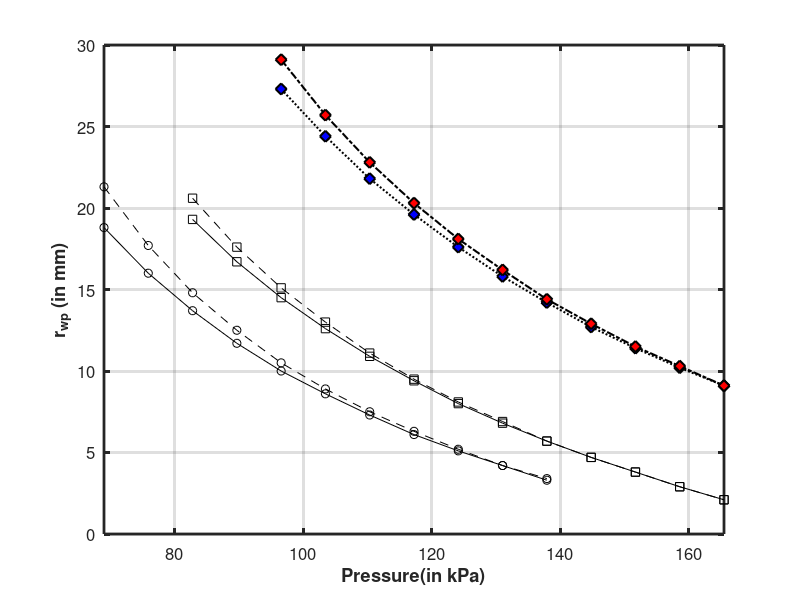

Recreate this plot in MATLAB. (Note: this script raises an error after producing the figure.)
%% PLotting pressure vs diamters (60,88)
close all
pressure_wog_60 = 12:24;
Rcyl_wog_60 = [
    
    0.5000   12.0000    0.0241    0.3489    0.2929         0   32.9026    1.1262
    0.5000   13.0000    0.0215    0.3133   -0.2638         0  147.3253    1.1396
    0.5000   14.0000    0.0193    0.2828    0.2387         0   32.4366    1.1537
    0.5000   15.0000    0.0174    0.2562   -0.2168         0  147.8129    1.1685
    0.5000   16.0000    0.0157    0.2328    0.1976         0   31.9250    1.1841
    0.5000   17.0000    0.0142    0.2121   -0.1806         0  148.3510    1.2005
    0.5000   18.0000    0.0128    0.1936    0.1653         0   31.3573    1.2178
    0.5000   19.0000    0.0116    0.1769    0.1516         0   31.0476    1.2363
    0.5000   20.0000    0.0105    0.1617   -0.1391         0  149.2826    1.2559
    0.5000   21.0000    0.0095    0.1479   -0.1276         0  149.6369    1.2771
    0.5000   22.0000    0.0086    0.1350   -0.1170         0  150.0200    1.2999
    0.5000   23.0000    0.0077    0.1231   -0.1071         0  150.4386    1.3248
    0.5000   24.0000    0.0069    0.1119   -0.0978         0  150.9022    1.3523];


Rcyl_wg_60 = [
    0.5000   12.0000    0.0254    0.4422   -0.3945         0  146.1041    1.1262
    0.5000   13.0000    0.0224    0.3935   -0.3520         0  146.5976    1.1396
    0.5000   14.0000    0.0199    0.3426   -0.3050         0  147.0319    1.1537
    0.5000   15.0000    0.0178    0.2957   -0.2607         0  147.4154    1.1685
    0.5000   16.0000    0.0159    0.2597   -0.2276         0  147.7786    1.1841
    0.5000   17.0000    0.0143    0.2342   -0.2054         0  148.1511    1.2005
    0.5000   18.0000    0.0129    0.2111    0.1851         0   31.4753    1.2178
    0.5000   19.0000    0.0117    0.1882    0.1644         0   31.1184    1.2363
    0.5000   20.0000    0.0105    0.1700    0.1484         0   30.7540    1.2559
    0.5000   21.0000    0.0095    0.1546    0.1354         0   30.3559    1.2771
    0.5000   22.0000    0.0086    0.1391    0.1217         0   29.9542    1.2999
    0.5000   23.0000    0.0077    0.1264    0.1109         0   29.5229    1.3248
    0.5000   24.0000    0.0069    0.1138    0.1000         0   29.0435    1.3523];



pressure_wog_50 = 10:20;% 87 and 46
Rcyl_wog_50 = [
    0.5000   10.0000    0.0236    0.4454   -0.4051         0  155.4374    1.0756
    0.5000   11.0000    0.0208    0.3959    0.3606         0   24.3726    1.0845
    0.5000   12.0000    0.0185    0.3545    0.3234         0   24.1752    1.0936
    0.5000   13.0000    0.0165    0.3194   -0.2918         0  156.0301    1.1031
    0.5000   14.0000    0.0148    0.2892   -0.2647         0  156.2442    1.1129
    0.5000   15.0000    0.0134    0.2629    0.2410         0   23.5320    1.1231
    0.5000   16.0000    0.0121    0.2398    0.2202         0   23.2974    1.1337
    0.5000   17.0000    0.0109    0.2193    0.2018         0   23.0507    1.1447
    0.5000   18.0000    0.0099    0.2009    0.1852         0   22.7904    1.1563
    0.5000   19.0000    0.0090    0.1843    0.1702         0   22.5143    1.1684
    0.5000   20.0000    0.0081    0.1692   -0.1566         0  157.7802    1.1812];


Rcyl_wg_50 = [       0.5000   10.0000    0.0261    0.6469   -0.6137    1.0000  154.0886    1.0756
    0.5000   11.0000    0.0225    0.5292   -0.4988    1.0000  154.5883    1.0845
    0.5000   12.0000    0.0196    0.4560   -0.4291         0  155.0338    1.0936
    0.5000   13.0000    0.0173    0.4071   -0.3838         0  155.4399    1.1031
    0.5000   14.0000    0.0153    0.3578   -0.3368         0  155.8075    1.1129
    0.5000   15.0000    0.0137    0.3102   -0.2909         0  156.1398    1.1231
    0.5000   16.0000    0.0123    0.2714   -0.2536         0  156.4528    1.1337
    0.5000   17.0000    0.0111    0.2438   -0.2277         0  156.7685    1.1447
    0.5000   18.0000    0.0100    0.2216    0.2072         0   22.9070    1.1563
    0.5000   19.0000    0.0090    0.1991    0.1860         0   22.5852    1.1684
    0.5000   20.0000    0.0082    0.1789    0.1670         0   22.2650    1.1812];


%

pressure_wog_70 = 14:24;

Rcyl_wg_70 = [  0.5000   14.0000    0.0339    0.4719   -0.3896         0  135.7866    1.1480
                0.5000   15.0000    0.0305    0.4260   -0.3523         0  136.3183    1.1615
                0.5000   16.0000    0.0276    0.3876   -0.3216         0  136.8028    1.1754
                0.5000   17.0000    0.0251    0.3463   -0.2850         0  137.2354    1.1899
                0.5000   18.0000    0.0229    0.3074   -0.2494         0  137.6219    1.2049
                0.5000   19.0000    0.0210    0.2749   -0.2202         0  137.9818    1.2206
                0.5000   20.0000    0.0192    0.2504   -0.1995         0  138.3399    1.2369
                0.5000   21.0000    0.0177    0.2312   -0.1847         0  138.7036    1.2538
                0.5000   22.0000    0.0163    0.2127    0.1697         0   40.9383    1.2715
                0.5000   23.0000    0.0151    0.1943    0.1541         0   40.5977    1.2899
                0.5000   24.0000    0.0139    0.1784    0.1409         0   40.2645    1.3092];
            
Rcyl_wog_70 = [ 0.5000   14.0000    0.0321    0.3715   -0.2729         0  137.2683    1.1480
    0.5000   15.0000    0.0292    0.3392    0.2500         0   42.5174    1.1615
    0.5000   16.0000    0.0266    0.3109    0.2300         0   42.2958    1.1754
    0.5000   17.0000    0.0244    0.2859    0.2123         0   42.0664    1.1899
    0.5000   18.0000    0.0224    0.2637   -0.1965         0  138.1712    1.2049
    0.5000   19.0000    0.0206    0.2439   -0.1824         0  138.4174    1.2206
    0.5000   20.0000    0.0190    0.2260   -0.1697         0  138.6728    1.2369
    0.5000   21.0000    0.0175    0.2098    0.1582         0   41.0620    1.2538
    0.5000   22.0000    0.0162    0.1950   -0.1477         0  139.2136    1.2715
    0.5000   23.0000    0.0150    0.1815   -0.1380         0  139.5005    1.2899
    0.5000   24.0000    0.0139    0.1692   -0.1292         0  139.7994    1.3092];


            
            

plot(pressure_wog_50*6.89476, (Rcyl_wog_50(:,3)-.0048)*1e3,'-ko',...
    pressure_wog_60*6.89476, (Rcyl_wog_60(:,3)-.0048)*1e3,'-ks',...
    pressure_wog_70*6.89476, (Rcyl_wog_70(:,3)-.0048)*1e3,':kd',...
    'linewidth',1.5,'Markersize',8,'MarkerFaceColor','blue')
% %plot(pressure_wog_60*6.89476, Rcyl_wog_60(:,3)-.0048,'ko',...
%     pressure_wg_60*6.89476, Rcyl_wg_60(:,3)-.0048,'ks',...
%     'linewidth',1.5,'Markersize',8,'MarkerFaceColor','blue')
hold on

plot(pressure_wog_50*6.89476, (Rcyl_wg_50(:,3)-.0048)*1e3,'--ko',...
    pressure_wog_60*6.89476, (Rcyl_wg_60(:,3)-.0048)*1e3,'--ks',...
    pressure_wog_70*6.89476, (Rcyl_wg_70(:,3)-.0048)*1e3,'-.kd',...
    'linewidth',1.5,'Markersize',8,'MarkerFaceColor','red')

ylabel('r_{wp} (in mm)','fontweight','bold','fontsize',12,'Interpreter','tex')

xlabel('Pressure(in kPa)','fontweight','bold','fontsize',12)

set(gca,'linewidth',2,'FontSize',12)
xlim([10 24]*6.89476)
grid on
ax = gca;
ax.YAxis.Exponent = 0;

% set(gcf, 'Position', [100, 100, 600, 600])
legend(' 50 deg Helical (P1)', '60 deg Helical(P2) ','70 deg Helical(D) ',' 50 deg Exact(P1)', '60 deg Exact (P2) ',' 70 deg Exact(D)')
axis square
resol = 900; % pixels per inch
set(gcf, 'Position', [100, 100, 600, 600])
% legend(' 50 deg Helical', '60 deg Helical ',' 50 deg Exact', '60 deg Exact ')

%
figure

plot(pressure_wog_50*6.89476,(abs( Rcyl_wog_50(:,5)))*1e3,'-ko',...
    pressure_wog_60*6.89476, (abs(Rcyl_wog_60(:,5)))*1e3,'-ks',...
    pressure_wog_70*6.89476, (abs(Rcyl_wog_70(:,5)))*1e3,':kd',...
    'linewidth',1.5,'Markersize',8,'MarkerFaceColor','blue')
% %plot(pressure_wog_60*6.89476, Rcyl_wog_60(:,3)-.0048,'ko',...
%     pressure_wg_60*6.89476, Rcyl_wg_60(:,3)-.0048,'ks',...
%     'linewidth',1.5,'Markersize',8,'MarkerFaceColor','blue')
hold on

plot(pressure_wog_50*6.89476,(abs(Rcyl_wg_50(:,5)))*1e3,'--ko',...
    pressure_wog_60*6.89476, (abs(Rcyl_wg_60(:,5)))*1e3,'--ks',...
    pressure_wog_70*6.89476, (abs(Rcyl_wg_70(:,5)))*1e3,'-.kd',...
    'linewidth',1.5,'Markersize',8,'MarkerFaceColor','red')

ylabel('l_{wp} (in mm)','fontweight','bold','fontsize',12,'Interpreter','tex')

xlabel('Pressure(in kPa)','fontweight','bold','fontsize',12)

set(gca,'linewidth',2,'FontSize',12)
xlim([10 24]*6.89476)
grid on
ax = gca;
ax.YAxis.Exponent = 0;

set(gcf, 'Position', [100, 100, 600, 600])
legend(' 50 deg Helical (P1)', '60 deg Helical (P2) ','70 deg Helical(D) ',' 50 deg Exact (P1)', '60 deg Exact (P2) ','70 deg Exact(D) ')
%% PLotting pressure vs diamters (70,88)

close all
pressure_wog = 10:20;


pressure_wg_70 = (10:20)*6.89476;
Rcyl_wg_70 = [     0.5000   10.0000    0.0346    0.4616         0
    0.5000   11.0000    0.0300    0.3986         0
    0.5000   12.0000    0.0262    0.3489         0
    0.5000   13.0000    0.0232    0.3010         0
    0.5000   14.0000    0.0206    0.2613         0
    0.5000   15.0000    0.0184    0.2326         0
    0.5000   16.0000    0.0164    0.2087         0
    0.5000   17.0000    0.0148    0.1858         0
    0.5000   18.0000    0.0133    0.1673         0
    0.5000   19.0000    0.0119    0.1515         0
    0.5000   20.0000    0.0108    0.1365         0];
Rcyl_wg_70(:,2)=Rcyl_wg_70(:,2)*6.89476;



figure 

plot(pressure_wg_70, Rcyl_wg_70(:,3)*1e3,'--ko',...
    'linewidth',2,'Markersize',8,'MarkerFaceColor','blue')


ylabel('r_{obj} (in mm)','fontweight','bold','fontsize',12,'Interpreter','tex')


xlabel('Pressure(in kPa)','fontweight','bold','fontsize',12)

set(gca,'linewidth',2,'FontSize',12)
xlim([10 21]*6.89476)
grid on
hold on
set(gcf, 'Position', [100, 100, 600, 600])
% ploting the test objects

%  
% plot(136.6416,.0110,'kh','Markersize',14,'MarkerFaceColor','green')
% hold on
% plot(75.8424,.0300,'kh','Markersize',14,'MarkerFaceColor','cyan')
%  
Pobj = [75.284 136.6416];
Robj = [.03 .011]*1e3;
xneg = [-.6*6.89476 -2.5*6.89476];
xpos = [2.1*6.89476 1*6.89476];
plot(Pobj(1),Robj(1),'kd','MarkerFaceColor','red','MarkerSize',10);
plot(Pobj(2),Robj(2),'kd','MarkerFaceColor','green','MarkerSize',10);
e1 = errorbar(Pobj(1),Robj(1),xneg(1),xpos(1),'horizontal','k');
e1.Marker = '.';
e1.MarkerSize = 8;
e1.MarkerFaceColor = 'red';
e1.CapSize = 12;
e1.LineStyle = '-';
e1.LineWidth = 2;
e1.Color = 'red';
e2 = errorbar(Pobj(2),Robj(2),xneg(2),xpos(2),'horizontal','k');
e2.Marker = '.';
e2.MarkerSize = 8;
e2.MarkerFaceColor = 'green';
e2.CapSize = 12;
e2.LineStyle = '-';
e2.LineWidth = 2;
e2.Color = 'green';
legend('Analytical rad','Pipe Anal','Tubelight Anal','Pipe(Exp)','Tubelight(Exp)');
ax = gca;
ax.YAxis.Exponent = 0;
%%

% Plots for exp pressure vs analytical for gripping
close all
radius = [1 1.2 1.4 1.5 2 2.5]*1e-2*1e3;

% analysis pressure (50 degree)
P_50_A = [17.5 15.8 14.4 13.8 12 NaN]*6.89476;
P_60_A = [19.9 18.23 16.81 16.18 13.72 12.1]*6.89476;
% plot(radius,P_50_A,'r*',radius,P_60_A,'b*')
P_50_E_neg = [.1 .3 .1 .2 0 NaN]*6.89476;
P_50_E_pos = [3.5 2.7 2.4 2.4 3 NaN]*6.89476;

P_60_E_neg = [1.1 1.53 1.3 .98 .62 1.1]*6.89476;
P_60_E_pos = [.6 .7 .9 .62 .68 .4]*6.89476;

e1= errorbar(P_50_A(1:5),radius(1:5),P_50_E_neg(1:5),P_50_E_pos(1:5),'horizontal','ks','MarkerFaceColor','red');
e1.Marker = '.';
e1.MarkerSize = 10;
e1.MarkerFaceColor = 'blue';
e1.CapSize = 1\20;
e1.LineWidth = 2;
e1.Color = 'blue';
hold on
e2 = errorbar(P_60_A,radius,P_60_E_neg,P_60_E_pos,'horizontal','ko','MarkerFaceColor','blue');
e2.Marker = '.';
e2.MarkerSize = 10;
e2.MarkerFaceColor = 'red';
e2.CapSize = 15;
e2.LineWidth = 2;
e2.Color = 'red';
plot(P_50_A(1:5),radius(1:5),'ks','MarkerFaceColor','blue','MarkerSize',10)
plot(P_60_A,radius,'ko','MarkerFaceColor','red','MarkerSize',10)
ylim([.008 .028]*1e3)
xlim([10 22]*6.89476)
grid on

ylabel('r_{obj} (in mm)','fontweight','bold','fontsize',12,'Interpreter','tex')

xlabel('Pressure(in kPa)','fontweight','bold','fontsize',12)

set(gca,'linewidth',2,'FontSize',12)
set(gcf, 'Position', [100, 100, 600, 600])
legend('50 deg (Exp) (P1)','60 deg (Exp)(P2)','50 deg (Anal)(P1)','60 deg (Anal)(P2)')
ax = gca;
ax.YAxis.Exponent = 0;

% %% Plots for exp pressure vs analytical for gripping
% clear all
% radius = [10 12 14 15 20 25] ;
% P_exp_50 = [22 18.9 16.9 15.7 13.2];
% P_anal_50 = [18 16.1667 14.75 14.125 11.7037 ];
% 
% 
% P_exp_60 = [22.5 20.8 18.3 17.5 15.5 13];
% P_anal_60 = [20.6 18.75 17.1243 16.5625 13.7917 11.875];
% 
% plot(radius(1:5),P_exp_50,'b*',radius(1:5),P_anal_50,'bo','Markersize',14,'Markerfacecolor','b')
% hold on
% plot(radius,P_exp_60,'k+',radius,P_anal_60,'ks','Markersize',14,'Markerfacecolor','k')
% 
% legend('50 deg: exp','50 deg: Anal', '60 deg: exp','60 deg: Anal')
% set(gca,'linewidth',1.5,'FontSize',16)
% % xlim([10 20])
% grid on
% title('Pressure needed to grip various diameters','fontsize',20)
% xlabel('Radius (in mm)','fontweight','bold','fontsize',20)
% 
% ylabel('Pressure(in psi)','fontweight','bold','fontsize',20)

%%%%%%%%%%%%%%%%
%% Pressure vs selection measure plots
% figure
% 
% L = 1;
% load Material_fit_5088.mat
% alpha = 86.88*pi/180;
% beta = 45.49*pi/180;
% Ro = 13/64*.0254;
% lambda_5088 = Material_fit(:,2);
% lambda1 = lambda_5088;
% delta_5088 =  -L.*Ro.^(-1).*cos(alpha).^3.*cos(beta).^3.*csc(alpha+(-1).*beta) ...
%   .^2.*csc(alpha+beta).*(((-1).*lambda1.^2+sec(beta).^2).*tan(alpha) ...
%   .^2+sec(alpha).^4.*sec(beta).^4.*(cos(alpha).^6.*((-1)+ ...
%   lambda1.^2.*cos(alpha).^2).*cos(beta).^6.*((-1)+lambda1.^2.*cos( ...
%   beta).^2).*(tan(alpha)+(-1).*tan(beta)).^4).^(1/2)+(2.*lambda1.^2+ ...
%   (-1).*sec(alpha).^2+(-1).*sec(beta).^2).*tan(alpha).*tan(beta)+(( ...
%   -1).*lambda1.^2+sec(alpha).^2).*tan(beta).^2);
% delta_normal_5088 = delta_5088/L;
% 
% alpha = 85*pi/180;
% beta = 58*pi/180;
% load Material_fit_6088.mat
% lambda_6088 = Material_fit(:,2);
% lambda1 = lambda_6088;
% delta_6088 = -L.*Ro.^(-1).*cos(alpha).^3.*cos(beta).^3.*csc(alpha+(-1).*beta) ...
%   .^2.*csc(alpha+beta).*(((-1).*lambda1.^2+sec(beta).^2).*tan(alpha) ...
%   .^2+sec(alpha).^4.*sec(beta).^4.*(cos(alpha).^6.*((-1)+ ...
%   lambda1.^2.*cos(alpha).^2).*cos(beta).^6.*((-1)+lambda1.^2.*cos( ...
%   beta).^2).*(tan(alpha)+(-1).*tan(beta)).^4).^(1/2)+(2.*lambda1.^2+ ...
%   (-1).*sec(alpha).^2+(-1).*sec(beta).^2).*tan(alpha).*tan(beta)+(( ...
%   -1).*lambda1.^2+sec(alpha).^2).*tan(beta).^2);
% delta_normal_6088 = delta_6088/L;
% 
% alpha = 86*pi/180;
% beta = 65.8*pi/180;
% load Material_fit_7088.mat
% lambda_7088 = Material_fit(:,2);
% lambda1 = lambda_7088;
% delta_7088 = -L.*Ro.^(-1).*cos(alpha).^3.*cos(beta).^3.*csc(alpha+(-1).*beta) ...
%   .^2.*csc(alpha+beta).*(((-1).*lambda1.^2+sec(beta).^2).*tan(alpha) ...
%   .^2+sec(alpha).^4.*sec(beta).^4.*(cos(alpha).^6.*((-1)+ ...
%   lambda1.^2.*cos(alpha).^2).*cos(beta).^6.*((-1)+lambda1.^2.*cos( ...
%   beta).^2).*(tan(alpha)+(-1).*tan(beta)).^4).^(1/2)+(2.*lambda1.^2+ ...
%   (-1).*sec(alpha).^2+(-1).*sec(beta).^2).*tan(alpha).*tan(beta)+(( ...
%   -1).*lambda1.^2+sec(alpha).^2).*tan(beta).^2);
% delta_normal_7088 = delta_7088/L;
% 
% bh = boxplot([delta_normal_5088./((lambda_5088-1)./(2*Ro)),...
%     delta_normal_6088(1:31)./((lambda_6088(1:31)-1)./(2*Ro)),...
%     delta_normal_7088(1:31)./((lambda_7088(1:31)-1)./(2*Ro))],...
%     'Labels',{'85,  58',' 87,  46',...
%     ' 87,  66'},'Widths',.8),...
% set(bh(:,:),'linewidth',3);
% title('Selection measure with pressure (prototypes)',...
%     'fontweight','bold','fontsize',20)
% set(gca,'linewidth',1.5,'FontSize',16,'fontweight','bold')
% xlabel('\beta (in degrees)','fontweight','bold','fontsize',20)
% ylabel('Torsion/Curvature','fontweight','bold','fontsize',20)



% %%%%%%%%%%
% %%  Vol frac vs selsction measure plots
% params_5588 = [       0         0    1.0000         0
%     0.0100    0.9923    1.0002    1.4690
%     0.0200    1.9830    1.0005    2.9560
%     0.0300    2.9722    1.0007    4.4610
%     0.0400    3.9597    1.0010    5.9842
%     0.0500    4.9455    1.0012    7.5258
%     0.0600    5.9297    1.0015    9.0859
%     0.0700    6.9121    1.0017   10.6646
%     0.0800    7.8928    1.0020   12.2621
%     0.0900    8.8718    1.0022   13.8789
%     0.1000    9.8490    1.0025   15.5147
%     0.1100   10.8244    1.0028   17.1699
%     0.1200   11.7980    1.0030   18.8446
%     0.1300   12.7697    1.0033   20.5391
%     0.1400   13.7395    1.0036   22.2535
%     0.1500   14.7074    1.0039   23.9881
%     0.1600   15.6734    1.0041   25.7431
%     0.1700   16.6374    1.0044   27.5187
%     0.1800   17.5994    1.0047   29.3151
%     0.1900   18.5594    1.0050   31.1325
%     0.2000   19.5173    1.0053   32.9712
%     0.2100   20.4731    1.0056   34.8315
%     0.2200   21.4268    1.0059   36.7138
%     0.2300   22.3784    1.0062   38.6181
%     0.2400   23.3277    1.0065   40.5447
%     0.2500   24.2749    1.0069   42.4941
%     0.2600   25.2197    1.0072   44.4664
%     0.2700   26.1623    1.0075   46.4620
%     0.2800   27.1026    1.0078   48.4812
%     0.2900   28.0404    1.0082   50.5247
%     0.3000   28.9759    1.0085   52.5923
% ];
% 
% params_6088 = [ 0         0    1.0000         0
%     0.0100    1.0007    1.0002    1.2330
%     0.0200    2.0000    1.0004    2.4797
%     0.0300    2.9981    1.0006    3.7403
%     0.0400    3.9949    1.0008    5.0148
%     0.0500    4.9904    1.0010    6.3032
%     0.0600    5.9845    1.0012    7.6057
%     0.0700    6.9773    1.0014    8.9222
%     0.0800    7.9687    1.0016   10.2529
%     0.0900    8.9587    1.0018   11.5977
%     0.1000    9.9473    1.0021   12.9570
%     0.1100   10.9345    1.0023   14.3305
%     0.1200   11.9203    1.0025   15.7185
%     0.1300   12.9046    1.0027   17.1210
%     0.1400   13.8874    1.0029   18.5380
%     0.1500   14.8688    1.0032   19.9698
%     0.1600   15.8486    1.0034   21.4163
%     0.1700   16.8269    1.0036   22.8776
%     0.1800   17.8037    1.0039   24.3538
%     0.1900   18.7789    1.0041   25.8451
%     0.2000   19.7525    1.0044   27.3515
%     0.2100   20.7246    1.0046   28.8730
%     0.2200   21.6950    1.0048   30.4099
%     0.2300   22.6638    1.0051   31.9621
%     0.2400   23.6309    1.0053   33.5298
%     0.2500   24.5964    1.0056   35.1131
%     0.2600   25.5601    1.0059   36.7121
%     0.2700   26.5222    1.0061   38.3268
%     0.2800   27.4825    1.0064   39.9579
%     0.2900   28.4410    1.0066   41.6047
%     0.3000   29.3978    1.0069   43.2677
% ];
% 
% params_6588= [         0         0    1.0000         0
%     0.0100    1.0083    1.0002    1.0166
%     0.0200    2.0156    1.0003    2.0438
%     0.0300    3.0219    1.0005    3.0817
%     0.0400    4.0271    1.0006    4.1303
%     0.0500    5.0313    1.0008    5.1895
%     0.0600    6.0344    1.0010    6.2594
%     0.0700    7.0365    1.0011    7.3402
%     0.0800    8.0375    1.0013    8.4316
%     0.0900    9.0374    1.0015    9.5338
%     0.1000   10.0362    1.0017   10.6468
%     0.1100   11.0339    1.0018   11.7706
%     0.1200   12.0304    1.0020   12.9054
%     0.1300   13.0258    1.0022   14.0510
%     0.1400   14.0201    1.0024   15.2074
%     0.1500   15.0132    1.0026   16.3748
%     0.1600   16.0052    1.0027   17.5532
%     0.1700   16.9959    1.0029   18.7425
%     0.1800   17.9855    1.0031   19.9428
%     0.1900   18.9738    1.0033   21.1541
%     0.2000   19.9610    1.0035   22.3765
%     0.2100   20.9469    1.0037   23.6100
%     0.2200   21.9315    1.0039   24.8546
%     0.2300   22.9150    1.0041   26.1104
%     0.2400   23.8971    1.0043   27.3773
%     0.2500   24.8780    1.0045   28.6555
%     0.2600   25.8576    1.0047   29.9448
%     0.2700   26.8358    1.0049   31.2455
%     0.2800   27.8128    1.0051   32.5575
%     0.2900   28.7884    1.0053   33.8808
%     0.3000   29.7627    1.0055   35.2154
% ];
% 
% params_7088 = [        0         0    1.0000         0
%     0.0100    1.0155    1.0001    0.8145
%     0.0200    2.0301    1.0003    1.6371
%     0.0300    3.0440    1.0004    2.4679
%     0.0400    4.0571    1.0005    3.3068
%     0.0500    5.0694    1.0006    4.1539
%     0.0600    6.0808    1.0008    5.0091
%     0.0700    7.0914    1.0009    5.8725
%     0.0800    8.1013    1.0010    6.7440
%     0.0900    9.1102    1.0012    7.6237
%     0.1000   10.1183    1.0013    8.5116
%     0.1100   11.1256    1.0014    9.4076
%     0.1200   12.1320    1.0016   10.3118
%     0.1300   13.1375    1.0017   11.2241
%     0.1400   14.1422    1.0019   12.1445
%     0.1500   15.1459    1.0020   13.0734
%     0.1600   16.1488    1.0021   14.0103
%     0.1700   17.1508    1.0023   14.9554
%     0.1800   18.1518    1.0024   15.9086
%     0.1900   19.1520    1.0026   16.8701
%     0.2000   20.1512    1.0027   17.8397
%     0.2100   21.1495    1.0029   18.8176
%     0.2200   22.1468    1.0030   19.8036
%     0.2300   23.1432    1.0032   20.7979
%     0.2400   24.1386    1.0034   21.8003
%     0.2500   25.1331    1.0035   22.8110
%     0.2600   26.1266    1.0037   23.8299
%     0.2700   27.1191    1.0038   24.8570
%     0.2800   28.1106    1.0040   25.8924
%     0.2900   29.1012    1.0041   26.9360
%     0.3000   30.0907    1.0043   27.9878
% ];
% 
% params_7588 = [        0         0    1.0000         0
%     0.0100    1.0222    1.0001    0.6224
%     0.0200    2.0439    1.0002    1.2509
%     0.0300    3.0650    1.0003    1.8854
%     0.0400    4.0855    1.0004    2.5260
%     0.0500    5.1054    1.0005    3.1727
%     0.0600    6.1247    1.0006    3.8254
%     0.0700    7.1434    1.0007    4.4841
%     0.0800    8.1615    1.0008    5.1489
%     0.0900    9.1790    1.0009    5.8196
%     0.1000   10.1959    1.0010    6.4965
%     0.1100   11.2121    1.0011    7.1794
%     0.1200   12.2277    1.0012    7.8683
%     0.1300   13.2427    1.0013    8.5632
%     0.1400   14.2571    1.0014    9.2641
%     0.1500   15.2707    1.0015    9.9710
%     0.1600   16.2838    1.0016   10.6839
%     0.1700   17.2962    1.0017   11.4028
%     0.1800   18.3079    1.0018   12.1276
%     0.1900   19.3189    1.0019   12.8588
%     0.2000   20.3293    1.0020   13.5958
%     0.2100   21.3390    1.0021   14.3387
%     0.2200   22.3480    1.0022   15.0876
%     0.2300   23.3563    1.0024   15.8425
%     0.2400   24.3639    1.0025   16.6033
%     0.2500   25.3709    1.0026   17.3702
%     0.2600   26.3771    1.0027   18.1430
%     0.2700   27.3826    1.0028   18.9218
%     0.2800   28.3874    1.0029   19.7065
%     0.2900   29.3914    1.0031   20.4972
%     0.3000   30.3948    1.0032   21.2938
% ];
% 
% 
% bh = boxplot([params_5588(2:end,4)./params_5588(2:end,2),...
%     params_6088(2:end,4)./params_6088(2:end,2),...
%     params_6588(2:end,4)./params_6588(2:end,2),...
%     params_7088(2:end,4)./params_7088(2:end,2),...
%     params_7588(2:end,4)./params_7588(2:end,2)],...
%     'Labels',{'55 deg','60 deg','65 deg', '70 deg', '75 deg'},'Widths',.8);
% set(bh(:,:),'linewidth',3)
% title('Selection measure when \alpha = 88 deg and varying \beta',...
%     'fontweight','bold','fontsize',20)
% set(gca,'linewidth',1.5,'FontSize',16,'fontweight','bold')
% xlabel('\beta (in degrees)','fontweight','bold','fontsize',20)
% ylabel('Torsion/Curvature','fontweight','bold','fontsize',20)

%% prototypes vol frac versus selection measure

% params_5885 = [         0         0    1.0000         0
%     0.0100    0.9375    1.0005    1.3435
%     0.0200    1.8721    1.0010    2.6983
%     0.0300    2.8037    1.0015    4.0644
%     0.0400    3.7323    1.0020    5.4417
%     0.0500    4.6579    1.0025    6.8302
%     0.0600    5.5805    1.0030    8.2299
%     0.0700    6.5000    1.0036    9.6407
%     0.0800    7.4164    1.0041   11.0625
%     0.0900    8.3298    1.0046   12.4953
%     0.1000    9.2399    1.0052   13.9392
%     0.1100   10.1470    1.0057   15.3939
%     0.1200   11.0509    1.0063   16.8595
%     0.1300   11.9516    1.0068   18.3360
%     0.1400   12.8490    1.0074   19.8233
%     0.1500   13.7433    1.0079   21.3213
%     0.1600   14.6343    1.0085   22.8300
%     0.1700   15.5220    1.0091   24.3495
%     0.1800   16.4064    1.0097   25.8795
%     0.1900   17.2875    1.0103   27.4202
%     0.2000   18.1653    1.0108   28.9714
%     0.2100   19.0397    1.0114   30.5331
%     0.2200   19.9107    1.0120   32.1053
%     0.2300   20.7784    1.0126   33.6880
%     0.2400   21.6426    1.0133   35.2811
%     0.2500   22.5033    1.0139   36.8845
%     0.2600   23.3606    1.0145   38.4982
%     0.2700   24.2145    1.0151   40.1223
%     0.2800   25.0648    1.0157   41.7566
%     0.2900   25.9116    1.0164   43.4011
%     0.3000   26.7549    1.0170   45.0557];
% 
% params_4687 = [         0         0    1.0000         0
%     0.0100    0.9443    1.0005    1.9389
%     0.0200    1.8854    1.0009    3.9038
%     0.0300    2.8232    1.0014    5.8949
%     0.0400    3.7576    1.0019    7.9128
%     0.0500    4.6886    1.0024    9.9576
%     0.0600    5.6161    1.0029   12.0299
%     0.0700    6.5401    1.0034   14.1302
%     0.0800    7.4605    1.0039   16.2587
%     0.0900    8.3771    1.0044   18.4161
%     0.1000    9.2901    1.0050   20.6028
%     0.1100   10.1992    1.0055   22.8194
%     0.1200   11.1044    1.0060   25.0663
%     0.1300   12.0057    1.0066   27.3442
%     0.1400   12.9029    1.0072   29.6536
%     0.1500   13.7959    1.0077   31.9954
%     0.1600   14.6848    1.0083   34.3701
%     0.1700   15.5693    1.0089   36.7783
%     0.1800   16.4494    1.0095   39.2210
%     0.1900   17.3250    1.0101   41.6989
%     0.2000   18.1959    1.0107   44.2128
%     0.2100   19.0622    1.0113   46.7637
%     0.2200   19.9236    1.0120   49.3526
%     0.2300   20.7801    1.0126   51.9804
%     0.2400   21.6315    1.0133   54.6484
%     0.2500   22.4776    1.0140   57.3575
%     0.2600   23.3184    1.0147   60.1092
%     0.2700   24.1537    1.0154   62.9048
%     0.2800   24.9834    1.0161   65.7456
%     0.2900   25.8072    1.0168   68.6333
%     0.3000   26.6250    1.0175   71.5695];
% 
% params_6687 = [         0         0    1.0000         0
%     0.0100    0.9945    1.0002    0.9953
%     0.0200    1.9877    1.0005    2.0001
%     0.0300    2.9794    1.0007    3.0145
%     0.0400    3.9697    1.0009    4.0384
%     0.0500    4.9586    1.0011    5.0718
%     0.0600    5.9461    1.0014    6.1148
%     0.0700    6.9321    1.0016    7.1672
%     0.0800    7.9166    1.0019    8.2292
%     0.0900    8.8997    1.0021    9.3006
%     0.1000    9.8812    1.0023   10.3815
%     0.1100   10.8613    1.0026   11.4719
%     0.1200   11.8398    1.0028   12.5716
%     0.1300   12.8168    1.0031   13.6811
%     0.1400   13.7922    1.0033   14.7999
%     0.1500   14.7661    1.0036   15.9281
%     0.1600   15.7384    1.0039   17.0658
%     0.1700   16.7092    1.0041   18.2129
%     0.1800   17.6783    1.0044   19.3694
%     0.1900   18.6458    1.0047   20.5354
%     0.2000   19.6118    1.0049   21.7107
%     0.2100   20.5760    1.0052   22.8955
%     0.2200   21.5386    1.0055   24.0897
%     0.2300   22.4996    1.0057   25.2932
%     0.2400   23.4589    1.0060   26.5062
%     0.2500   24.4165    1.0063   27.7285
%     0.2600   25.3724    1.0066   28.9603
%     0.2700   26.3266    1.0069   30.2014
%     0.2800   27.2790    1.0072   31.4518
%     0.2900   28.2297    1.0074   32.7116
%     0.3000   29.1787    1.0077   33.9808];
% 
% 
% bh = boxplot([params_4687(2:end,4)./params_4687(2:end,2),...
%     params_5885(2:end,4)./params_5885(2:end,2),...
%     params_6687(2:end,4)./params_6687(2:end,2)],...
%     'Labels',{'85,  58',' 87,  46',...
%     ' 87,  66'},'Widths',.8);
% set(bh(:,:),'linewidth',3)
% title('Selection measure with volume prototypes',...
%     'fontweight','bold','fontsize',20)
% set(gca,'linewidth',1.5,'FontSize',16,'fontweight','bold')
% xlabel('\beta (in degrees)','fontweight','bold','fontsize',20)
% ylabel('Torsion/Curvature','fontweight','bold','fontsize',20)


